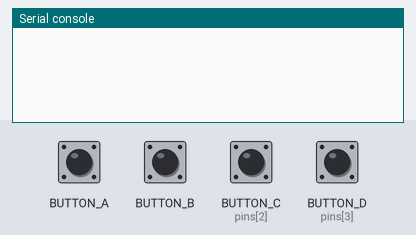
The program below on a simulated Circuit Playground running CircuitPython. Parts: the last lines printed to the serial console. Inputs (shaded band) come from the test bench; at power-on: BUTTON_C (pins[2]) HIGH, BUTTON_D (pins[3]) HIGH. Values from a settings file that is not in the repository are placeholders; web requests get an empty 200 reply after 0.4 s; deep sleep restarts the program when it ends; the clock reads 2024-03-15 10:24:30 at power-on unless the program sets it.

Above: at 1.2 s.
1.3 s: button A pressed 5 times (0.12 s each, 0.3 s apart)
At 4.0 s:
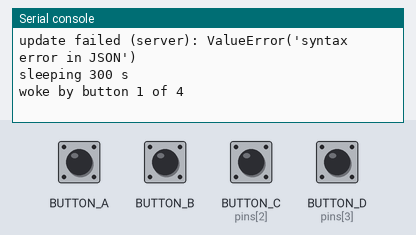
At 5.5 s:
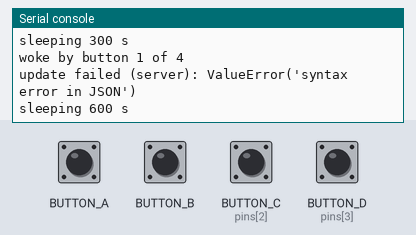

Measured:
- after the input at 1.3 s, the serial console: prints a new line after 1.2 s (image 1)

The program:

code.py
```python
import os, io, time, alarm, board, wifi, socketpool, ssl, displayio, supervisor
import digitalio, neopixel, terminalio
import adafruit_requests, adafruit_imageload

SERVER = os.getenv("BYOS_URL")
CACHE = "/last.bmp"                 # image currently on screen, for the stale badge
RETRY_MIN, RETRY_MAX = 300, 3600    # failure backoff: 5 min, doubling, up to 1 h

# Buttons in physical order, LEFT to RIGHT. Page 1 is the leftmost button.
BUTTONS = (board.BUTTON_A, board.BUTTON_B, board.BUTTON_C, board.BUTTON_D)

# sleep_memory layout
#   [0] filename length, [1:33] filename of the image on screen
F_FAILS = 40        # consecutive failed updates
F_STALE = 41        # 1 = stale badge is on screen
F_PAGE = 42         # page on screen (0-based)
F_COUNT = 43        # number of pages in the last server response (0 = unknown)
F_DEADLINE = 44     # [44:48] time.time() of the scheduled wake
F_BUTTON = 48       # button pressed during "hold" mode, +1 (0 = none)
F_CACHED = 49       # 1 = CACHE matches what's on screen
MEM_USED = 64

mem = alarm.sleep_memory
if (alarm.wake_alarm is None
        and supervisor.runtime.run_reason == supervisor.RunReason.STARTUP):
    mem[0:MEM_USED] = bytes(MEM_USED)   # cold boot or reset button: start over

stage = "start"


# ---------- small helpers ----------

def get_last():
    n = mem[0]
    return bytes(mem[1:1 + n]).decode() if 0 < n <= 32 else ""


def set_last(name):
    b = name.encode()[:32]
    mem[0] = len(b)
    mem[1:1 + len(b)] = b


def buttons_in():
    ins = []
    for p in BUTTONS:
        b = digitalio.DigitalInOut(p)
        b.switch_to_input(pull=digitalio.Pull.UP)
        ins.append(b)
    return ins


def wait_release(limit=10):
    """Don't sleep while a button is held, or it would wake us right back up."""
    ins = buttons_in()
    end = time.monotonic() + limit
    while time.monotonic() < end and not all(b.value for b in ins):
        time.sleep(0.05)
    for b in ins:
        b.deinit()


def wake_button():
    """Index of the button that woke us, or None."""
    b = mem[F_BUTTON]
    if b:                                      # pressed during "hold" mode
        mem[F_BUTTON] = 0
        return b - 1
    a = alarm.wake_alarm
    if isinstance(a, alarm.pin.PinAlarm):
        for i, p in enumerate(BUTTONS):
            if a.pin == p:
                return i
    return None


def remaining_sleep():
    """Seconds left until the scheduled wake, or None if unknown."""
    deadline = int.from_bytes(bytes(mem[F_DEADLINE:F_DEADLINE + 4]), "little")
    left = deadline - time.time()
    return left if 0 < left <= 86400 else None


def go_to_sleep(seconds):
    seconds = max(10, int(seconds))
    mem[F_DEADLINE:F_DEADLINE + 4] = (int(time.time()) + seconds).to_bytes(4, "little")
    print("sleeping", seconds, "s")
    wait_release()
    timer = alarm.time.TimeAlarm(monotonic_time=time.monotonic() + seconds)
    try:
        pins = [alarm.pin.PinAlarm(pin=p, value=False, pull=True) for p in BUTTONS]
        alarm.exit_and_deep_sleep_until_alarms(timer, *pins)
    except Exception as e:                     # never let button setup stop us sleeping
        print("button wake unavailable:", repr(e))
        alarm.exit_and_deep_sleep_until_alarms(timer)


def parse_color(c):
    # accepts "#RRGGBB", "RRGGBB", or an int
    if isinstance(c, int):
        return c
    return int(c.lstrip("#"), 16)


def start_leds(spec):
    """Light the NeoPixels per spec; returns pixels object or None."""
    colors = spec.get("colors")
    if not colors:
        return None
    pwr = digitalio.DigitalInOut(board.NEOPIXEL_POWER)
    pwr.switch_to_output(value=False)          # active low: False = power on
    px = neopixel.NeoPixel(board.NEOPIXEL, 4,
                           brightness=float(spec.get("brightness", 0.1)),
                           auto_write=False)
    if len(colors) == 1:
        colors = colors * 4
    for i, c in enumerate(colors[:4]):
        px[i] = parse_color(c)
    px.show()
    return px


# ---------- display ----------

def show(group):
    d = board.DISPLAY
    d.root_group = group
    time.sleep(d.time_to_refresh)
    d.refresh()
    for _ in range(100):                       # let the refresh finish before sleeping
        if not getattr(d, "busy", False):
            break
        time.sleep(0.1)


def image_group(src):
    bmp, pal = adafruit_imageload.load(src, bitmap=displayio.Bitmap,
                                       palette=displayio.Palette)
    g = displayio.Group()
    g.append(displayio.TileGrid(bmp, pixel_shader=pal))
    return g


def cache(data):
    """Save the image on screen. False if the drive isn't writable (USB mode)."""
    try:
        with open("/last.tmp", "wb") as f:
            f.write(data)
        try:
            os.remove(CACHE)
        except OSError:
            pass
        os.rename("/last.tmp", CACHE)
        return True
    except OSError as e:
        print("not caching image:", e)
        return False


def draw_stale(reason):
    """Redraw the on-screen image with an 'offline' badge. False if we can't."""
    if not mem[F_CACHED]:
        return False                           # cache missing or not what's on screen
    from adafruit_display_text import label
    g = image_group(CACHE)
    d = board.DISPLAY
    g.append(label.Label(terminalio.FONT, text="offline: " + reason,
                         color=0xFFFFFF, background_color=0x000000,
                         padding_left=3, padding_right=3,
                         padding_top=1, padding_bottom=1,
                         anchor_point=(1.0, 1.0),
                         anchored_position=(d.width, d.height)))
    show(g)
    return True


# ---------- update ----------

def fetch(http, url, tries=2):
    """GET an image, retrying once on a dropped connection. Checks the status."""
    for attempt in range(tries):
        try:
            resp = http.get(url, timeout=30)
            if resp.status_code != 200:
                raise RuntimeError(f"HTTP {resp.status_code} for {url}")
            data = resp.content
            resp.close()
            return data
        except OSError as e:
            print(f"fetch {url} failed ({attempt + 1}/{tries}):", repr(e))
            if attempt == tries - 1:
                raise
            time.sleep(1)

def run(want_page):
    """One update showing want_page if it exists. Returns seconds to sleep."""
    global stage
    stage = "wifi"
    wifi.radio.connect(os.getenv("CIRCUITPY_WIFI_SSID"),
                       os.getenv("CIRCUITPY_WIFI_PASSWORD"), timeout=15)

    pool = socketpool.SocketPool(wifi.radio)
    http = adafruit_requests.Session(pool, ssl.create_default_context())
    mac = ":".join(f"{b:02X}" for b in wifi.radio.mac_address)
    ap = wifi.radio.ap_info
    rssi = str(ap.rssi) if ap else "0"

    stage = "server"
    resp = http.get(f"{SERVER}/api/display", timeout=15,
                    headers={"ID": mac, "Access-Token": os.getenv("BYOS_KEY"),
                             "RSSI": rssi, "Page": str(want_page + 1)})
    if resp.status_code != 200:
        raise RuntimeError(f"HTTP {resp.status_code}")
    r = resp.json()
    resp.close()                               # don't leave the socket half-used
    print("api:", r)

    # "pages" is optional; without it the top-level image is the only page
    pages = r.get("pages") or [{"image_url": r["image_url"], "filename": r["filename"]}]
    pages = pages[:len(BUTTONS)]
    mem[F_COUNT] = len(pages)
    page = want_page if want_page < len(pages) else 0

    refresh = int(r.get("refresh_rate", 1800))
    led_spec = r.get("leds") or {}
    mode = led_spec.get("mode", "flash")
    t_on = time.monotonic()
    try:
        px = start_leds(led_spec)              # LEDs are optional; never fail the update
    except Exception as e:
        print("leds:", e)
        px = None

    # redraw for a new image, a page change, or to clear a stale badge
    p = pages[page]
    if p["filename"] != get_last() or mem[F_STALE]:
        stage = "image"
        data = fetch(http, p["image_url"])
        show(image_group(io.BytesIO(data)))
        set_last(p["filename"])
        mem[F_CACHED] = 1 if cache(data) else 0
    mem[F_PAGE] = page
    mem[F_FAILS] = 0
    mem[F_STALE] = 0

    if px and mode == "hold":
        # Stay awake with LEDs on until the next refresh. USB power only.
        # Buttons still switch pages: note which one and restart.
        wifi.radio.enabled = False
        ins = buttons_in()
        end = time.monotonic() + max(1, refresh - (time.monotonic() - t_on))
        while time.monotonic() < end:
            for i, b in enumerate(ins):
                if not b.value and i < len(pages) and i != page:
                    mem[F_BUTTON] = i + 1
                    supervisor.reload()
            time.sleep(0.05)
        supervisor.reload()

    if px:
        remaining = float(led_spec.get("seconds", 5)) - (time.monotonic() - t_on)
        if remaining > 0:
            time.sleep(remaining)

    return refresh


def on_failure():
    n = min(mem[F_FAILS] + 1, 255)
    mem[F_FAILS] = n
    if not mem[F_STALE]:                       # badge only once per outage
        try:
            if draw_stale(stage):
                mem[F_STALE] = 1
        except Exception as e:
            print("stale badge failed:", repr(e))
    return min(RETRY_MIN * 2 ** (n - 1), RETRY_MAX)


# ---------- main ----------

try:
    button = wake_button()
    want = mem[F_PAGE]
    if button is not None:
        print("woke by button", button + 1, "of", len(BUTTONS))
        known = mem[F_COUNT]
        if known and (button >= known or button == want):
            left = remaining_sleep()
            if left:                           # no such page, or already shown:
                go_to_sleep(left)              # back to sleep, no network
        else:
            want = button
    sleep_for = run(want)
except Exception as e:                         # anything at all: don't crash, just sleep
    print(f"update failed ({stage}):", repr(e))
    try:
        sleep_for = on_failure()
    except Exception as e2:
        print("failure handling failed:", repr(e2))
        sleep_for = RETRY_MAX

go_to_sleep(sleep_for)
```
